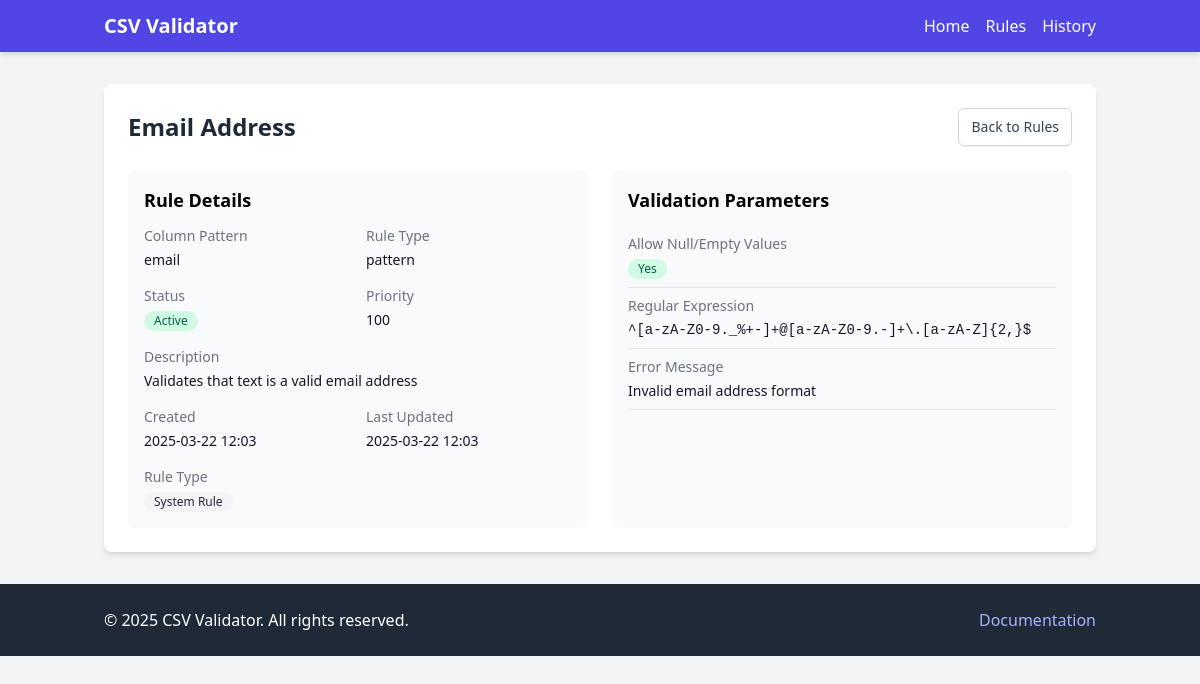
The page /rules/2 on the database its author committed.
### models/rule.py (models this page shows, shortened)
class Rule(db.Model):
    __tablename__ = 'rules'
    id = db.Column(db.Integer, primary_key=True)
    name = db.Column(db.String(100), nullable=False)
    description = db.Column(db.Text, nullable=True)
    column_pattern = db.Column(db.String(100), nullable=False)  # Used for fuzzy matching
    rule_type = db.Column(db.String(50), nullable=False)  # Type of validation rule
    parameters = db.Column(db.Text, nullable=False)  # JSON string of rule parameters
    is_active = db.Column(db.Boolean, default=True)
    priority = db.Column(db.Integer, default=100)  # Higher priority rules are applied first
    is_system = db.Column(db.Boolean, default=False)  # System rules cannot be modified by users
    created_at = db.Column(db.DateTime, default=datetime.utcnow)
    updated_at = db.Column(db.DateTime, default=datetime.utcnow, onupdate=datetime.utcnow)
    def get_parameters(self):
        return json.loads(self.parameters)

### controllers/rules.py (the view)
@rules_bp.route('/<int:rule_id>', methods=['GET'])
def view_rule(rule_id):
    rule = Rule.query.get_or_404(rule_id)
    return render_template('rules/view.html', rule=rule)

### templates/rules/view.html (shortened to what this page needs)
{% extends "base.html" %}
{% block content %}
<div class="bg-white shadow-md rounded-lg overflow-hidden">
    <div class="p-6">
        <div class="flex justify-between items-center mb-6">
            <h1 class="text-2xl font-bold text-gray-800">{{ rule.name }}</h1>
            <div class="flex space-x-2">
                <a
                    href="{{ url_for('rules.list_rules') }}"
                    class="inline-flex items-center px-3 py-2 border border-gray-300 shadow-sm text-sm font-medium rounded-md text-gray-700 bg-white hover:bg-gray-50 focus:outline-none focus:ring-2 focus:ring-offset-2 focus:ring-indigo-500"
                >
                    Back to Rules
                </a>
            </div>
        </div>
        <div class="grid grid-cols-1 md:grid-cols-2 gap-6">
            <div class="bg-gray-50 p-4 rounded-lg">
                <h2 class="text-lg font-semibold mb-3">Rule Details</h2>
                <dl class="grid grid-cols-2 gap-4">
                    <div>
                        <dt class="text-sm font-medium text-gray-500">Column Pattern</dt>
                        <dd class="mt-1 text-sm text-gray-900">{{ rule.column_pattern }}</dd>
                    </div>
                    <div>
                        <dt class="text-sm font-medium text-gray-500">Rule Type</dt>
                        <dd class="mt-1 text-sm text-gray-900">{{ rule.rule_type }}</dd>
                    </div>
                    <div>
                        <dt class="text-sm font-medium text-gray-500">Status</dt>
                        <dd class="mt-1 text-sm text-gray-900">
                            {% if rule.is_active %}
                            <span class="inline-flex items-center px-2.5 py-0.5 rounded-full text-xs font-medium bg-green-100 text-green-800">
                                Active
                            </span>
                            {% else %}
                            <span class="inline-flex items-center px-2.5 py-0.5 rounded-full text-xs font-medium bg-red-100 text-red-800">
                                Inactive
                            </span>
                            {% endif %}
                        </dd>
                    </div>
                    <div>
                        <dt class="text-sm font-medium text-gray-500">Priority</dt>
                        <dd class="mt-1 text-sm text-gray-900">{{ rule.priority }}</dd>
                    </div>
                    <div class="col-span-2">
                        <dt class="text-sm font-medium text-gray-500">Description</dt>
                        <dd class="mt-1 text-sm text-gray-900">{{ rule.description or 'No description provided' }}</dd>
                    </div>
                    <div>
                        <dt class="text-sm font-medium text-gray-500">Created</dt>
                        <dd class="mt-1 text-sm text-gray-900">{{ rule.created_at.strftime('%Y-%m-%d %H:%M') }}</dd>
                    </div>
                    <div>
                        <dt class="text-sm font-medium text-gray-500">Last Updated</dt>
                        <dd class="mt-1 text-sm text-gray-900">{{ rule.updated_at.strftime('%Y-%m-%d %H:%M') }}</dd>
                    </div>
                    <div>
                        <dt class="text-sm font-medium text-gray-500">Rule Type</dt>
                        <dd class="mt-1 text-sm text-gray-900">
                            {% if rule.is_system %}
                            <span class="inline-flex items-center px-2.5 py-0.5 rounded-full text-xs font-medium bg-gray-100 text-gray-800">
                                System Rule
                            </span>
                            {% else %}
                            <span class="inline-flex items-center px-2.5 py-0.5 rounded-full text-xs font-medium bg-indigo-100 text-indigo-800">
                                Custom Rule
                            </span>
                            {% endif %}
                        </dd>
                    </div>
                </dl>
            </div>
            <div class="bg-gray-50 p-4 rounded-lg">
                <h2 class="text-lg font-semibold mb-3">Validation Parameters</h2>
                {% set params = rule.get_parameters() %}
                <dl>
                    <div class="py-2 border-b border-gray-200">
                        <dt class="text-sm font-medium text-gray-500">Allow Null/Empty Values</dt>
                        <dd class="mt-1 text-sm text-gray-900">
                            {% if params.get('allow_null', True) %}
                            <span class="inline-flex items-center px-2.5 py-0.5 rounded-full text-xs font-medium bg-green-100 text-green-800">
                                Yes
                            </span>
                            {% else %}
                            <span class="inline-flex items-center px-2.5 py-0.5 rounded-full text-xs font-medium bg-red-100 text-red-800">
                                No
                            </span>
                            {% endif %}
                        </dd>
                    </div>
                    {% if rule.rule_type == 'pattern' %}
                        <div class="py-2 border-b border-gray-200">
                            <dt class="text-sm font-medium text-gray-500">Regular Expression</dt>
                            <dd class="mt-1 text-sm font-mono text-gray-900">{{ params.get('pattern', '') }}</dd>
                        </div>
                        <div class="py-2 border-b border-gray-200">
                            <dt class="text-sm font-medium text-gray-500">Error Message</dt>
                            <dd class="mt-1 text-sm text-gray-900">{{ params.get('error_message', 'Default error message') }}</dd>
                        </div>
                    {% endif %}
                </dl>
            </div>
        </div>
    </div>
</div>
{% endblock %}

### rows shown on the page
Rule: name "Email Address", column_pattern "email", rule_type "pattern", priority "100", description "Validates that text is a valid email address", created_at "2025-03-22 12:03", updated_at "2025-03-22 12:03"

### other values the page prints
{{ params.get('pattern', '') }} "^[a-zA-Z0-9._%+-]+@[a-zA-Z0-9.-]+\\.[a-zA-Z]{2,}$"
{{ params.get('error_message', 'Default error message') }} "Invalid email address format"
